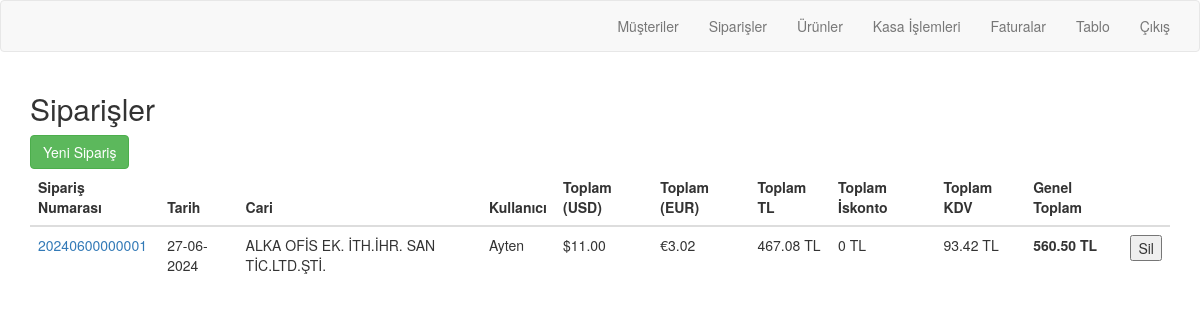
/order/orders/ (signed in), run on an earlier commit of the app's database.
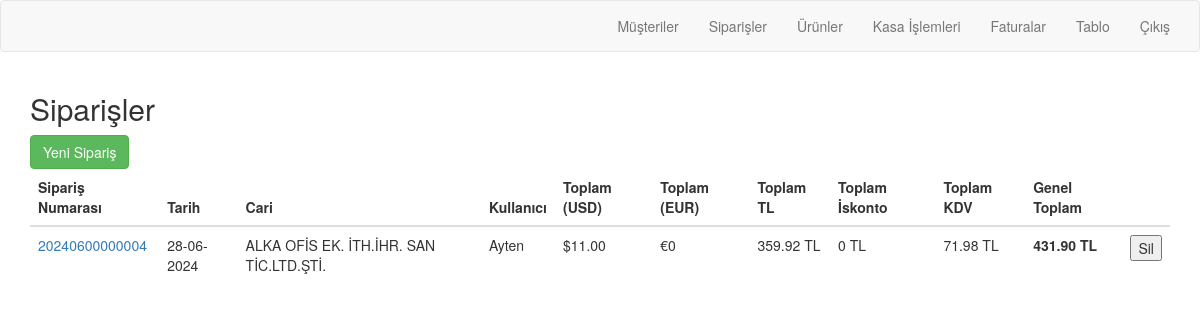
And on a later commit of the database.
### order/models.py (models this page shows, shortened)
class Order(models.Model):
    order_number = models.CharField(max_length=20, unique=True, blank=True)
    customer = models.ForeignKey(Customer, on_delete=models.PROTECT, related_name="customer_orders")
    date = models.DateTimeField(auto_now_add=True)
    user = models.ForeignKey(User, on_delete=models.CASCADE, related_name="user_orders")
    is_billed = models.BooleanField(default=False)

class Customer(models.Model):
    user = models.ForeignKey(User, on_delete=models.CASCADE, related_name="user_customers",blank=True,null=True)
    customerCode = models.CharField(max_length=50)
    companyName = models.CharField(max_length=50)
    taxOffice = models.CharField(max_length=50)
    tax_number = models.CharField(max_length=50, blank=True)
    name = models.CharField(max_length=50, blank=True)
    middleName = models.CharField(max_length=50, blank=True)
    surname = models.CharField(max_length=50, blank=True)
    city = models.CharField(max_length=50)
    district = models.CharField(max_length=50)
    adress = models.CharField(max_length=250, blank=True)
    shipping_adress=models.CharField(max_length=250, blank=True)
    country = models.CharField(max_length=50, blank=True, default="Türkiye")
    email = models.EmailField(blank=True)
    telephone = models.CharField(max_length=11, blank=True)
    customerType = models.CharField(max_length=50, blank=True)
    contactPerson = models.CharField(max_length=50, blank=True)
    E_invoice=models.BooleanField(default=True)
    def __str__(self):
        return self.companyName

### order/views.py (the view)
# urls.py: path('orders/', views.order_list, name='order_list'),
@login_required
@user_passes_test(is_admin)
def order_list(request):
    if request.method == 'POST':
        order_id = request.POST.get('order_id')
        order = get_object_or_404(Order, id=order_id)
        order.delete()
        return redirect('order:order_list')
    orders = Order.objects.all().order_by('-date')
    orders_with_totals = []
    for order in orders:
        total_amount_usd = 0
        total_amount_eur = 0
        total_amount_tl = 0
        total_tax = 0
        total_discount=0
        for item in order.order_items.all():
            product = item.product
            if item.discount_rate == 0:
                price_in_tl = item.price * item.quantity * item.currency_rate
                discount=0
            else:
                price_in_tl = item.price *(100-item.discount_rate)/100 * item.quantity * item.currency_rate
                discount=(item.price * item.quantity * item.currency_rate)-(item.price *(100-item.discount_rate)/100 * item.quantity * item.currency_rate)
            product_tax = price_in_tl * product.tax / 100
            if str(product.currency) == 'USD':
                total_amount_usd += item.price * item.quantity
            else:  # Assuming it's EUR if not USD
                total_amount_eur += item.price * item.quantity
            total_amount_tl += price_in_tl
            total_tax += product_tax
            total_discount+=discount
        total_amount_tl = round(total_amount_tl, 2)
        total_amount_eur = round(total_amount_eur, 2)
        total_amount_usd=round(total_amount_usd, 2)
        total_discount=round(total_discount, 2)
        total_tax = round(total_tax, 2)
        grand_total = total_amount_tl + total_tax
        orders_with_totals.append({
            'order': order,
            'total_amount_usd': round(total_amount_usd, 2),
            'total_amount_eur': total_amount_eur,
            'total_amount_tl': total_amount_tl,
            'total_discount':total_discount,
            'total_tax': total_tax,
            'grand_total': grand_total,
            'order_date': order.date.strftime('%d-%m-%Y'),  # Adding the order date
        })
    return render(request, 'order/order_list.html', {'orders_with_totals': orders_with_totals})

### order/models.py (called while the page is built)
    def __str__(self):
        return self.currency

### order/views.py (called while the page is built)
def is_admin(user):
    return user.is_authenticated and user.is_staff

### order/Templates/order/order_list.html (shortened to what this page needs)
{% extends "order/navbar.html" %}
{% block content %}
<body>
    <h2>Siparişler</h2>
    <a href="{% url 'order:customer_list' %}" class="btn btn-success mb-2">Yeni Sipariş</a>
    <table class="table">
        <thead>
            <tr>
                <th>Sipariş Numarası</th>
                <th>Tarih</th>
                <th>Cari</th>
                <th>Kullanıcı</th>
                <th>Toplam (USD)</th>
                <th>Toplam (EUR)</th>
                <th>Toplam TL</th>
                <th>Toplam İskonto</th>
                <th>Toplam KDV</th>
                <th>Genel Toplam</th>
                <th></th>
            </tr>
        </thead>
        <tbody>
            {% for order_with_total in orders_with_totals %}
            {%if order_with_total.order.is_billed == False %}
            <tr>
                <td><a href="{% url 'order:order_detail' order_with_total.order.order_number %}">{{ order_with_total.order.order_number }}</a></td>
                <td>{{ order_with_total.order_date }}</td>
                <td>{{ order_with_total.order.customer }}</td>
                <td>{{ order_with_total.order.user.username }}</td>
                <td>${{ order_with_total.total_amount_usd }}</td>
                <td>€{{ order_with_total.total_amount_eur }}</td>
                <td>{{ order_with_total.total_amount_tl }} TL</td>
                <td>{{ order_with_total.total_discount }} TL</td>
                <td>{{ order_with_total.total_tax }} TL</td>
                <td><b>{{ order_with_total.grand_total }} TL</b></td>
                <td>
                    <form method="POST">
                        <button type="submit" name="delete_order">Sil</button>
                    </form>
                </td>
            </tr>
            {% endif %}
            {% endfor %}
        </tbody>
    </table>
</body>
{% endblock %}

What changed in the data, as far as the page shows it:
no longer on this page (row edited): Order: order.order_number "20240600000001", order_date "27-06-2024", order.customer "ALKA OFİS EK. İTH.İHR. SAN TİC.LTD.ŞTİ.", order.user.username "Ayten", total_amount_usd "11.00", total_amount_eur "3.02", total_amount_tl "467.08", total_discount "0", total_tax "93.42", grand_total "560.50"
added Order: order.order_number "20240600000004", order_date "28-06-2024", order.customer "ALKA OFİS EK. İTH.İHR. SAN TİC.LTD.ŞTİ.", order.user.username "Ayten", total_amount_usd "11.00", total_amount_eur "0", total_amount_tl "359.92", total_discount "0", total_tax "71.98", grand_total "431.90"
